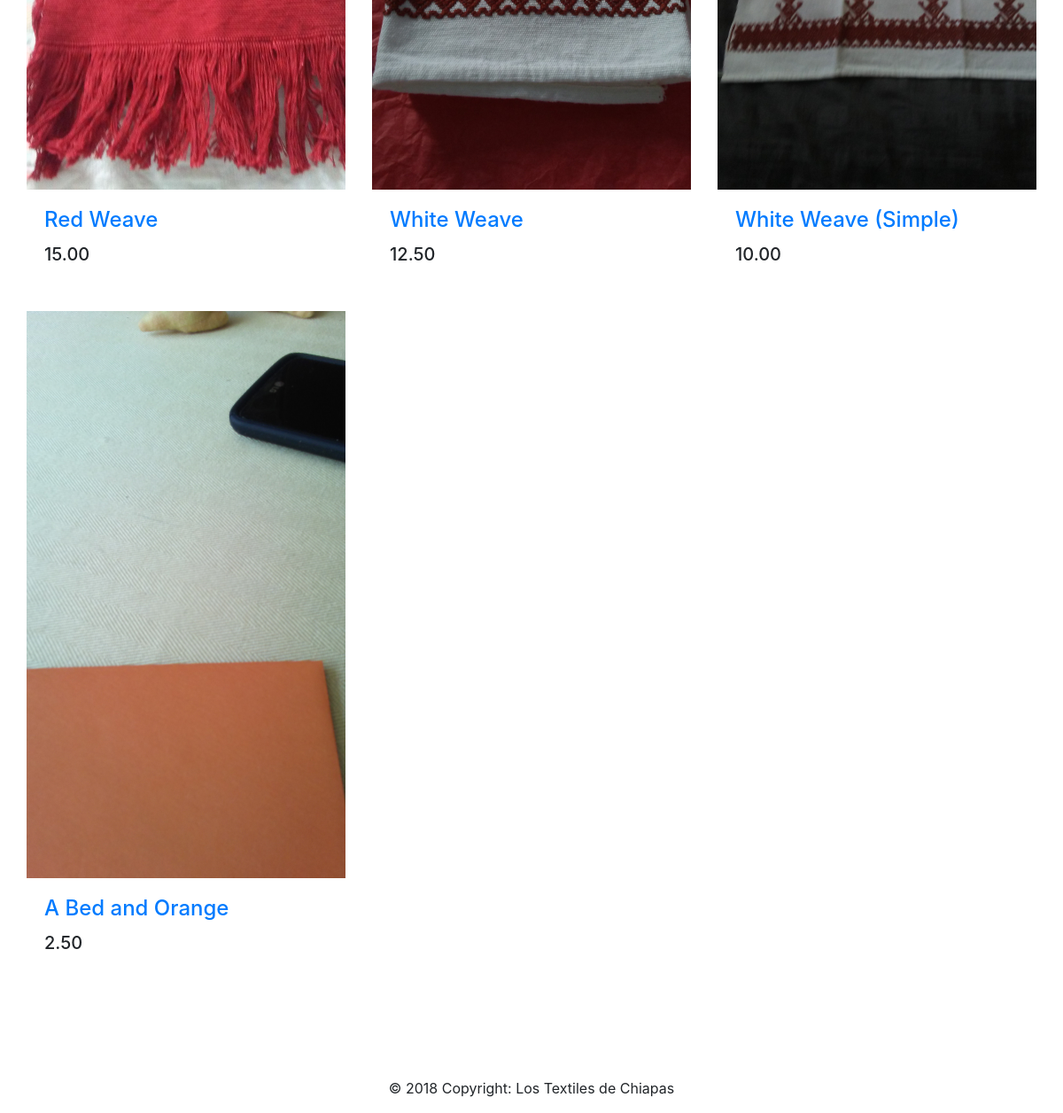
/products/ (lower part), run on an earlier commit of the app's database.
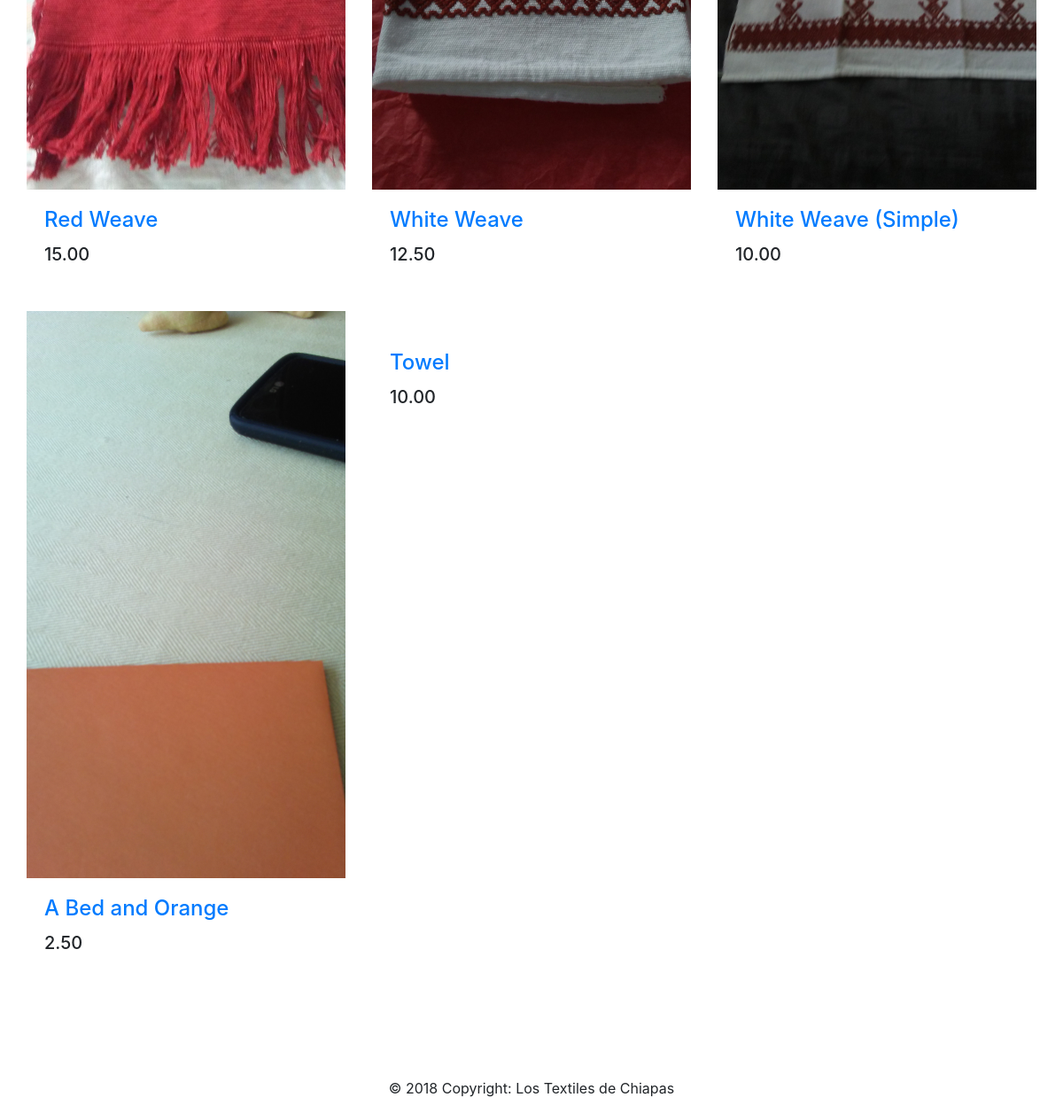
And on a later commit of the database.
### databse/models.py (models this page shows, shortened)
class Product(models.Model):
    name = models.CharField(max_length=200)
    quickDescript = models.TextField(max_length=200, help_text='Enter a brief description of the product')
    description = models.TextField(max_length=1000, help_text='Enter a brief description of the product')
    origin = models.CharField(max_length=200)
    price = models.DecimalField(max_digits=10, decimal_places=2)
    photo = models.ImageField(upload_to='templates/products/%Y/%m/%d', blank = True)
    category = models.ManyToManyField(Category, help_text='Select a category for this product')
    stock = models.IntegerField()
    def get_absolute_url(self):
        return reverse('product-detail', args=[str(self.id)])

### databse/views.py (the view)
# urls.py: path('products/', views.ProductListView.as_view(), name='products'),
class ProductListView(generic.ListView):
    model = Product
    context_object_name = 'product_list'
    template_name = 'products.html'

### cart1/cart.py (called while the page is built)
    def __len__(self):
        return sum(item['quantity'] for item in self.cart.values())

### cart1/context_processors.py (called while the page is built)
def cart(request):
    return {'cart': Cart(request)}

### databse/templates/products.html (shortened to what this page needs)
{% extends 'base.html' %}
{% load static %}
{% block content %}
<div class="container">
  <div class="row">
    {% if product_list %}
    <div class="row my-4">
      {% for product in product_list %}
      <div class="col-lg-4 col-md-6 mb-4">
        <div class="card h-100 border-0 rounded-0">
          <a href="{{ product.get_absolute_url }}"><img class="card-img-top rounded-0" src="{{ product.photo.url }}" alt=""></a>
          <div class="card-body">
            <h4 class="card-title">
              <a href="{{ product.get_absolute_url }}">{{ product.name }}</a>
            </h4>
            <h5>{{product.price}}</h5>
        </div>
      </div>
    </div>
    {% endfor %}
  </div>
</div>
{% else %}
<p>There are no products.</p>
{% endif %}
</div>
{% endblock content %}

What changed in the data, as far as the page shows it:
added Product: name "Towel", price "10.00"
